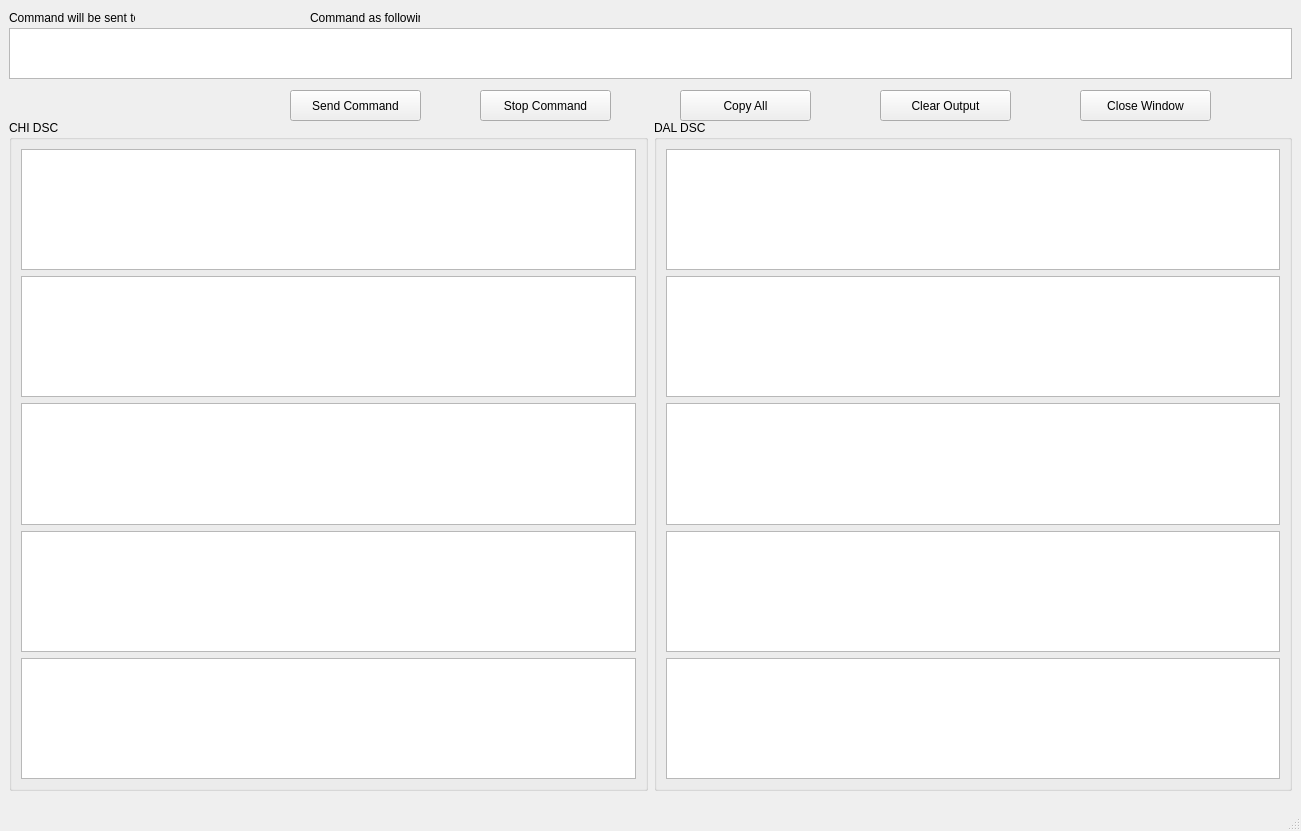
<?xml version="1.0" encoding="UTF-8"?>
<ui version="4.0">
 <class>Show_Result_NA</class>
 <widget class="QMainWindow" name="Show_Result_NA">
  <property name="geometry">
   <rect>
    <x>0</x>
    <y>0</y>
    <width>1301</width>
    <height>831</height>
   </rect>
  </property>
  <property name="windowTitle">
   <string>NA DSC</string>
  </property>
  <widget class="QWidget" name="centralwidget">
   <widget class="QLabel" name="label_will_sent_to">
    <property name="geometry">
     <rect>
      <x>9</x>
      <y>10</y>
      <width>126</width>
      <height>16</height>
     </rect>
    </property>
    <property name="text">
     <string>Command will be sent to : </string>
    </property>
   </widget>
   <widget class="QLabel" name="label_command_view">
    <property name="geometry">
     <rect>
      <x>310</x>
      <y>10</y>
      <width>110</width>
      <height>16</height>
     </rect>
    </property>
    <property name="text">
     <string>Command as following:</string>
    </property>
   </widget>
   <widget class="QTextEdit" name="textEdit_command">
    <property name="geometry">
     <rect>
      <x>9</x>
      <y>28</y>
      <width>1283</width>
      <height>51</height>
     </rect>
    </property>
   </widget>
   <widget class="QPushButton" name="pushButton_Close">
    <property name="geometry">
     <rect>
      <x>1080</x>
      <y>90</y>
      <width>131</width>
      <height>31</height>
     </rect>
    </property>
    <property name="text">
     <string>Close Window</string>
    </property>
   </widget>
   <widget class="QPushButton" name="pushButton_SendCommand">
    <property name="geometry">
     <rect>
      <x>290</x>
      <y>90</y>
      <width>131</width>
      <height>31</height>
     </rect>
    </property>
    <property name="text">
     <string>Send Command</string>
    </property>
   </widget>
   <widget class="QGroupBox" name="groupBox_DSC1">
    <property name="geometry">
     <rect>
      <x>9</x>
      <y>120</y>
      <width>639</width>
      <height>671</height>
     </rect>
    </property>
    <property name="title">
     <string>CHI DSC</string>
    </property>
    <layout class="QGridLayout" name="gridLayout">
     <item row="0" column="0">
      <widget class="QTextEdit" name="textEdit_Server1">
       <property name="html">
        <string>&lt;!DOCTYPE HTML PUBLIC &quot;-//W3C//DTD HTML 4.0//EN&quot; &quot;http://www.w3.org/TR/REC-html40/strict.dtd&quot;&gt;
&lt;html&gt;&lt;head&gt;&lt;meta name=&quot;qrichtext&quot; content=&quot;1&quot; /&gt;&lt;style type=&quot;text/css&quot;&gt;
p, li { white-space: pre-wrap; }
&lt;/style&gt;&lt;/head&gt;&lt;body style=&quot; font-family:'MS Shell Dlg 2'; font-size:8.25pt; font-weight:400; font-style:normal;&quot;&gt;
&lt;p style=&quot;-qt-paragraph-type:empty; margin-top:0px; margin-bottom:0px; margin-left:0px; margin-right:0px; -qt-block-indent:0; text-indent:0px;&quot;&gt;&lt;br /&gt;&lt;/p&gt;&lt;/body&gt;&lt;/html&gt;</string>
       </property>
      </widget>
     </item>
     <item row="1" column="0">
      <widget class="QTextEdit" name="textEdit_Server3"/>
     </item>
     <item row="2" column="0">
      <widget class="QTextEdit" name="textEdit_Server5">
       <property name="html">
        <string>&lt;!DOCTYPE HTML PUBLIC &quot;-//W3C//DTD HTML 4.0//EN&quot; &quot;http://www.w3.org/TR/REC-html40/strict.dtd&quot;&gt;
&lt;html&gt;&lt;head&gt;&lt;meta name=&quot;qrichtext&quot; content=&quot;1&quot; /&gt;&lt;style type=&quot;text/css&quot;&gt;
p, li { white-space: pre-wrap; }
&lt;/style&gt;&lt;/head&gt;&lt;body style=&quot; font-family:'MS Shell Dlg 2'; font-size:8.25pt; font-weight:400; font-style:normal;&quot;&gt;
&lt;p style=&quot;-qt-paragraph-type:empty; margin-top:0px; margin-bottom:0px; margin-left:0px; margin-right:0px; -qt-block-indent:0; text-indent:0px;&quot;&gt;&lt;br /&gt;&lt;/p&gt;&lt;/body&gt;&lt;/html&gt;</string>
       </property>
      </widget>
     </item>
     <item row="3" column="0">
      <widget class="QTextEdit" name="textEdit_Server7"/>
     </item>
     <item row="4" column="0">
      <widget class="QTextEdit" name="textEdit_Server9"/>
     </item>
    </layout>
    <zorder>textEdit_Server9</zorder>
    <zorder>textEdit_Server1</zorder>
    <zorder>textEdit_Server7</zorder>
    <zorder>textEdit_Server3</zorder>
    <zorder>textEdit_Server5</zorder>
   </widget>
   <widget class="QGroupBox" name="groupBox_DSC2">
    <property name="geometry">
     <rect>
      <x>654</x>
      <y>120</y>
      <width>638</width>
      <height>671</height>
     </rect>
    </property>
    <property name="title">
     <string>DAL DSC</string>
    </property>
    <layout class="QGridLayout" name="gridLayout_2">
     <item row="0" column="0">
      <widget class="QTextEdit" name="textEdit_Server2"/>
     </item>
     <item row="1" column="0">
      <widget class="QTextEdit" name="textEdit_Server4"/>
     </item>
     <item row="2" column="0">
      <widget class="QTextEdit" name="textEdit_Server6"/>
     </item>
     <item row="3" column="0">
      <widget class="QTextEdit" name="textEdit_Server8"/>
     </item>
     <item row="4" column="0">
      <widget class="QTextEdit" name="textEdit_Server10"/>
     </item>
    </layout>
   </widget>
   <widget class="QLabel" name="label_server">
    <property name="geometry">
     <rect>
      <x>140</x>
      <y>10</y>
      <width>101</width>
      <height>16</height>
     </rect>
    </property>
    <property name="text">
     <string/>
    </property>
   </widget>
   <widget class="QPushButton" name="pushButton_ClearOutput">
    <property name="geometry">
     <rect>
      <x>880</x>
      <y>90</y>
      <width>131</width>
      <height>31</height>
     </rect>
    </property>
    <property name="text">
     <string>Clear Output</string>
    </property>
   </widget>
   <widget class="QLabel" name="label_caution">
    <property name="geometry">
     <rect>
      <x>20</x>
      <y>90</y>
      <width>261</width>
      <height>16</height>
     </rect>
    </property>
    <property name="text">
     <string/>
    </property>
   </widget>
   <widget class="QLabel" name="label_status">
    <property name="geometry">
     <rect>
      <x>70</x>
      <y>110</y>
      <width>171</width>
      <height>20</height>
     </rect>
    </property>
    <property name="text">
     <string/>
    </property>
   </widget>
   <widget class="QPushButton" name="pushButton_CopyOutput">
    <property name="geometry">
     <rect>
      <x>680</x>
      <y>90</y>
      <width>131</width>
      <height>31</height>
     </rect>
    </property>
    <property name="text">
     <string>Copy All</string>
    </property>
   </widget>
   <widget class="QPushButton" name="pushButton_StopCommand">
    <property name="geometry">
     <rect>
      <x>480</x>
      <y>90</y>
      <width>131</width>
      <height>31</height>
     </rect>
    </property>
    <property name="text">
     <string>Stop Command</string>
    </property>
   </widget>
  </widget>
  <widget class="QMenuBar" name="menubar">
   <property name="geometry">
    <rect>
     <x>0</x>
     <y>0</y>
     <width>1301</width>
     <height>21</height>
    </rect>
   </property>
  </widget>
  <widget class="QStatusBar" name="statusbar"/>
 </widget>
 <resources/>
 <connections/>
</ui>
